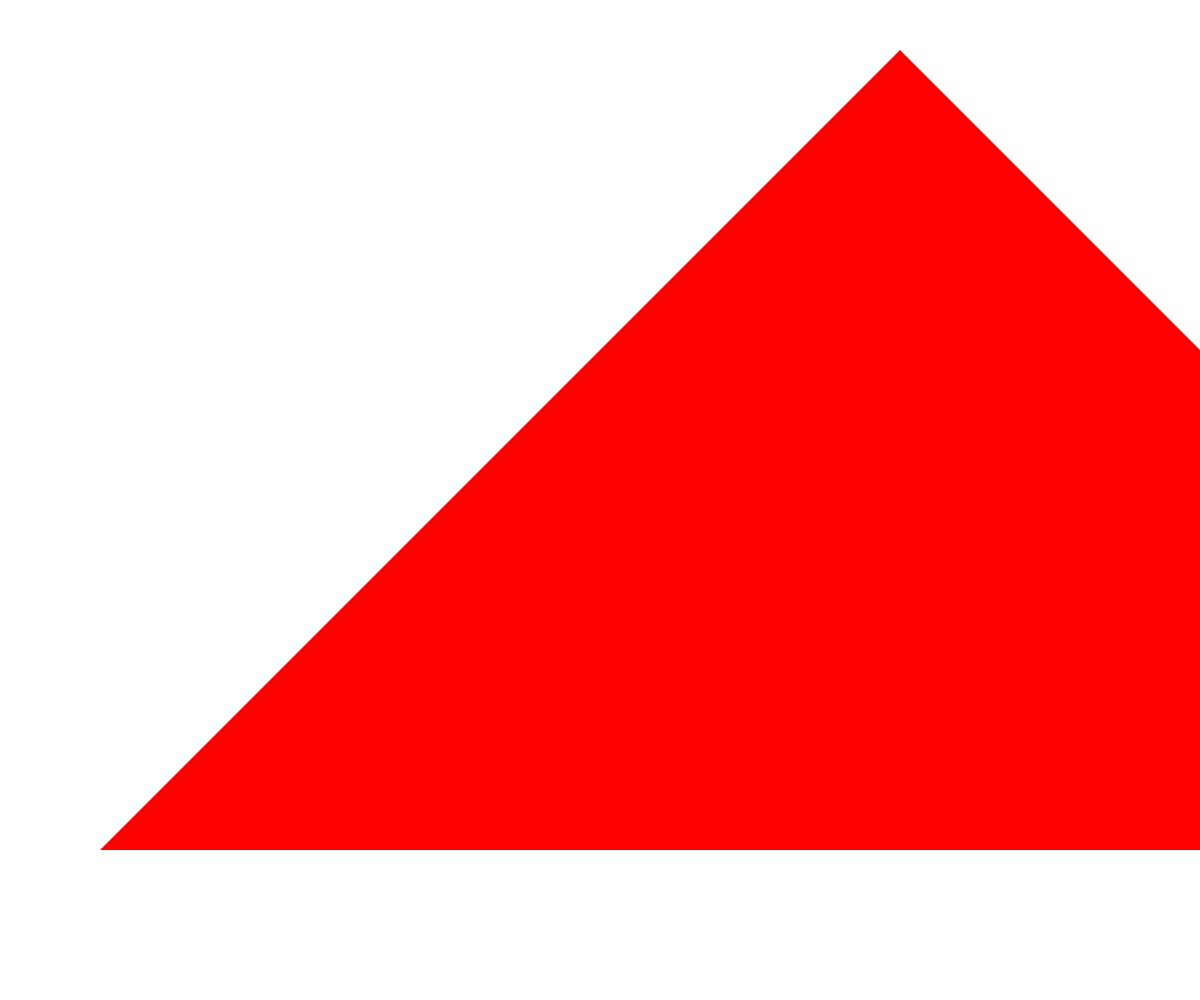
Frame 1 (no input)
Frame 60 (no input): identical to frame 1, image omitted
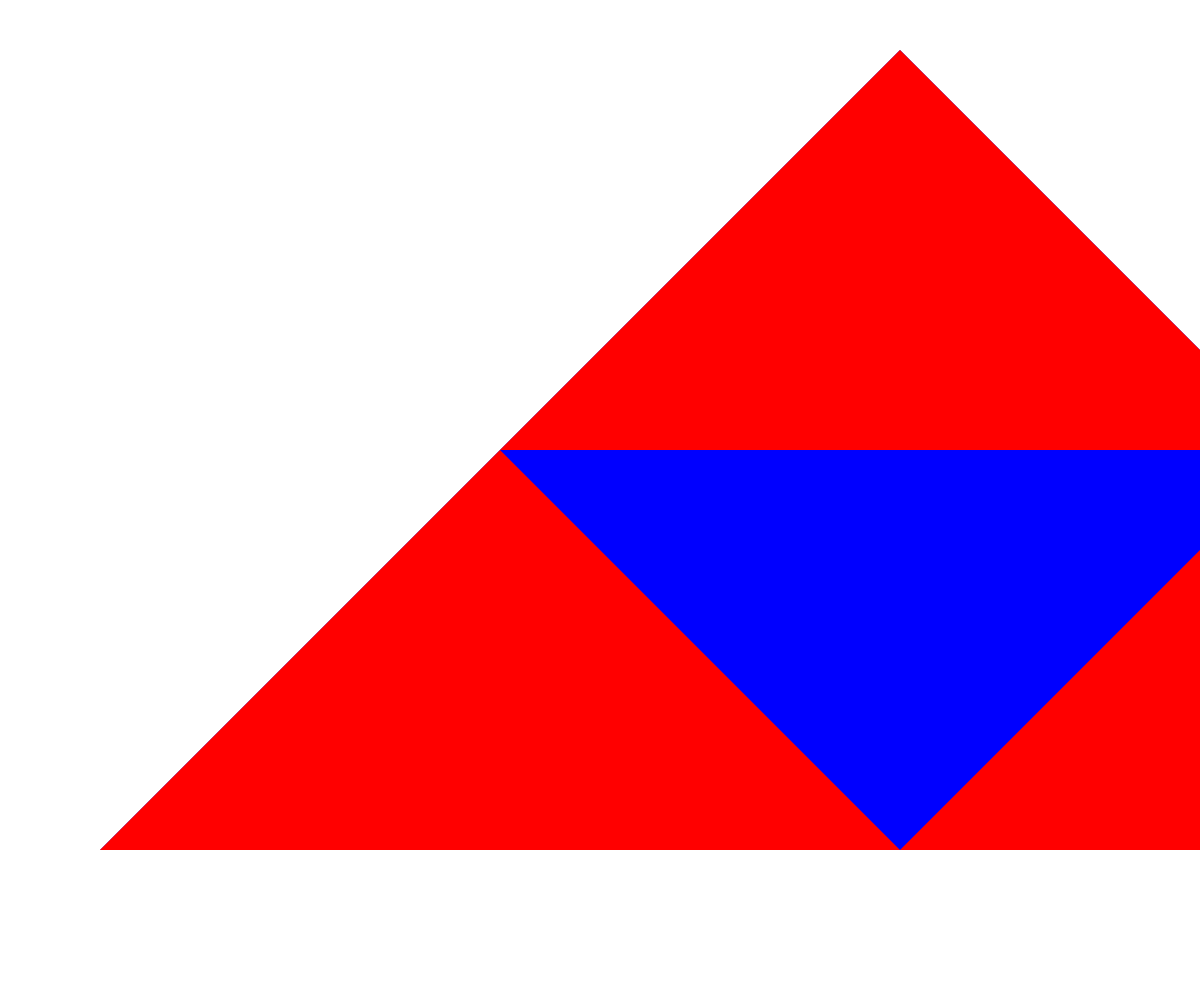
Frame 120 (the mouse pressed at the canvas centre since frame 60)

The p5.js sketch that drew these frames (run headless with seeded random() and noise() and a simulated clock; from frame 60 on, the mouse is pressed at the canvas centre):

// p5.js sketch
// ── sketch.js
// Sierpinski Triangle Recursion Demo

let initialTriangle = [
  {x: 900, y: 50},
  {x: 100, y: 850},
  {x: 1700, y: 850}
];

let theDepth = 0;
let theColors = ["red", "blue", "cyan", "yellow", "pink", "black", "lightgreen", "purple", "grey"];

function setup() {
  createCanvas(windowWidth, windowHeight);
  noStroke();
  sierpinski(initialTriangle, theDepth);
}

function draw() {
}

function mousePressed() {
  if (theDepth < 8) {
    theDepth++;
    background("white");
    sierpinski(initialTriangle, theDepth);
  }
}

function sierpinski(points, depth) {
  fill(theColors[depth]);
  triangle(points[0].x, points[0].y,
           points[1].x, points[1].y,
           points[2].x, points[2].y,
  );

  //base case
  if (depth > 0) {
    //top triangle
    sierpinski([points[0],
                midpoint(points[0], points[1]),
                midpoint(points[0], points[2])],
                depth - 1);

    //bottom right triangle
    sierpinski([points[2],
                midpoint(points[1], points[2]),
                midpoint(points[0], points[2])],
                depth - 1);

    //bottom left triangle
    sierpinski([points[1],
                midpoint(points[0], points[1]),
                midpoint(points[1], points[2])],
                depth - 1);
  }
}

function midpoint(point1, point2) {
  let midX = (point1.x + point2.x) / 2;
  let midY = (point1.y + point2.y) / 2;
  return {x: midX, y: midY};
}
